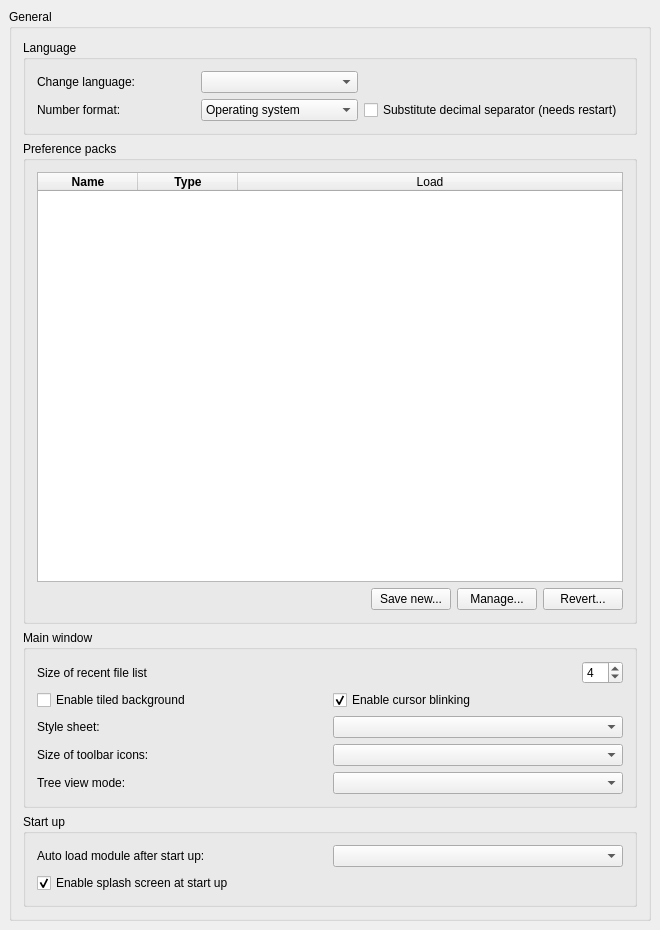
<?xml version="1.0" encoding="UTF-8"?>
<ui version="4.0">
 <class>Gui::Dialog::DlgGeneral</class>
 <widget class="QWidget" name="Gui::Dialog::DlgGeneral">
  <property name="geometry">
   <rect>
    <x>0</x>
    <y>0</y>
    <width>660</width>
    <height>930</height>
   </rect>
  </property>
  <property name="windowTitle">
   <string>General</string>
  </property>
  <layout class="QGridLayout">
   <property name="leftMargin">
    <number>9</number>
   </property>
   <property name="topMargin">
    <number>9</number>
   </property>
   <property name="rightMargin">
    <number>9</number>
   </property>
   <property name="bottomMargin">
    <number>9</number>
   </property>
   <property name="spacing">
    <number>6</number>
   </property>
   <item row="0" column="0">
    <widget class="QGroupBox" name="GroupBox5">
     <property name="title">
      <string>General</string>
     </property>
     <layout class="QVBoxLayout" name="verticalLayout">
      <item>
       <widget class="QGroupBox" name="GroupBox7">
        <property name="title">
         <string>Language</string>
        </property>
        <layout class="QGridLayout">
         <property name="leftMargin">
          <number>11</number>
         </property>
         <property name="topMargin">
          <number>11</number>
         </property>
         <property name="rightMargin">
          <number>11</number>
         </property>
         <property name="bottomMargin">
          <number>11</number>
         </property>
         <property name="spacing">
          <number>6</number>
         </property>
         <item row="0" column="0">
          <widget class="QLabel" name="TextLabel1_4">
           <property name="text">
            <string>Change language:</string>
           </property>
          </widget>
         </item>
         <item row="0" column="1">
          <widget class="QComboBox" name="Languages">
           <property name="toolTip">
            <string>Language of the application's user interface</string>
           </property>
          </widget>
         </item>
         <item row="1" column="0">
          <widget class="QLabel" name="TextLabel1_5">
           <property name="text">
            <string>Number format:</string>
           </property>
          </widget>
         </item>
         <item row="1" column="1">
          <widget class="Gui::PrefComboBox" name="UseLocaleFormatting">
           <property name="prefEntry" stdset="0">
            <cstring>UseLocaleFormatting</cstring>
           </property>
           <property name="prefPath" stdset="0">
            <cstring>General</cstring>
           </property>
           <item>
            <property name="text">
             <string>Operating system</string>
            </property>
           </item>
           <item>
            <property name="text">
             <string>Selected language</string>
            </property>
           </item>
           <item>
            <property name="text">
             <string>C/POSIX</string>
            </property>
           </item>
          </widget>
         </item>
         <item row="1" column="2">
           <widget class="Gui::PrefCheckBox" name="SubstituteDecimal">
            <property name="toolTip">
             <string>If enabled, numerical keypad decimal separator will be substituted with locale separator</string>
            </property>
            <property name="text">
             <string>Substitute decimal separator (needs restart)</string>
            </property>
            <property name="prefEntry" stdset="0">
             <cstring>SubstituteDecimalSeparator</cstring>
            </property>
            <property name="prefPath" stdset="0">
             <cstring>General</cstring>
            </property>
           </widget>
          </item>
         </layout>
       </widget>
      </item>
      <item>
       <widget class="QGroupBox" name="groupBox">
        <property name="title">
         <string>Preference packs</string>
        </property>
        <layout class="QHBoxLayout" name="horizontalLayout">
         <item>
          <layout class="QVBoxLayout" name="verticalLayout_3">
           <item>
            <widget class="QTableWidget" name="PreferencePacks">
             <property name="horizontalScrollBarPolicy">
              <enum>Qt::ScrollBarAlwaysOff</enum>
             </property>
             <property name="sizeAdjustPolicy">
              <enum>QAbstractScrollArea::AdjustToContents</enum>
             </property>
             <property name="editTriggers">
              <set>QAbstractItemView::NoEditTriggers</set>
             </property>
             <property name="showDropIndicator" stdset="0">
              <bool>false</bool>
             </property>
             <property name="dragDropOverwriteMode">
              <bool>false</bool>
             </property>
             <property name="selectionMode">
              <enum>QAbstractItemView::NoSelection</enum>
             </property>
             <property name="selectionBehavior">
              <enum>QAbstractItemView::SelectRows</enum>
             </property>
             <property name="showGrid">
              <bool>false</bool>
             </property>
             <property name="sortingEnabled">
              <bool>true</bool>
             </property>
             <property name="wordWrap">
              <bool>false</bool>
             </property>
             <property name="cornerButtonEnabled">
              <bool>false</bool>
             </property>
             <attribute name="horizontalHeaderVisible">
              <bool>true</bool>
             </attribute>
             <attribute name="horizontalHeaderCascadingSectionResizes">
              <bool>true</bool>
             </attribute>
             <attribute name="horizontalHeaderDefaultSectionSize">
              <number>100</number>
             </attribute>
             <attribute name="horizontalHeaderMinimumSectionSize">
              <number>30</number>
             </attribute>
             <attribute name="horizontalHeaderStretchLastSection">
              <bool>true</bool>
             </attribute>
             <attribute name="verticalHeaderVisible">
              <bool>false</bool>
             </attribute>
             <attribute name="verticalHeaderDefaultSectionSize">
              <number>24</number>
             </attribute>
             <attribute name="verticalHeaderMinimumSectionSize">
              <number>16</number>
             </attribute>
             <column>
              <property name="text">
               <string>Name</string>
              </property>
              <property name="font">
               <font>
                <weight>75</weight>
                <bold>true</bold>
               </font>
              </property>
             </column>
             <column>
              <property name="text">
               <string>Type</string>
              </property>
              <property name="font">
               <font>
                <weight>75</weight>
                <bold>true</bold>
               </font>
              </property>
             </column>
             <column>
              <property name="text">
               <string>Load</string>
              </property>
             </column>
            </widget>
           </item>
           <item>
            <layout class="QHBoxLayout" name="horizontalLayout_2">
             <item>
              <spacer name="horizontalSpacer">
               <property name="orientation">
                <enum>Qt::Horizontal</enum>
               </property>
               <property name="sizeHint" stdset="0">
                <size>
                 <width>40</width>
                 <height>20</height>
                </size>
               </property>
              </spacer>
             </item>
             <item>
              <widget class="QPushButton" name="SaveNewPreferencePack">
               <property name="text">
                <string>Save new...</string>
               </property>
              </widget>
             </item>
             <item>
              <widget class="QPushButton" name="ManagePreferencePacks">
               <property name="sizePolicy">
                <sizepolicy hsizetype="Fixed" vsizetype="Fixed">
                 <horstretch>0</horstretch>
                 <verstretch>0</verstretch>
                </sizepolicy>
               </property>
               <property name="text">
                <string>Manage...</string>
               </property>
              </widget>
             </item>
             <item>
              <widget class="QPushButton" name="RevertToSavedConfig">
               <property name="text">
                <string>Revert...</string>
               </property>
              </widget>
             </item>
            </layout>
           </item>
          </layout>
         </item>
        </layout>
       </widget>
      </item>
      <item>
       <widget class="QGroupBox" name="GroupBox3">
        <property name="title">
         <string>Main window</string>
        </property>
        <layout class="QVBoxLayout">
         <property name="spacing">
          <number>6</number>
         </property>
         <property name="leftMargin">
          <number>11</number>
         </property>
         <property name="topMargin">
          <number>11</number>
         </property>
         <property name="rightMargin">
          <number>11</number>
         </property>
         <property name="bottomMargin">
          <number>11</number>
         </property>
         <item>
          <layout class="QHBoxLayout">
           <property name="spacing">
            <number>6</number>
           </property>
           <property name="leftMargin">
            <number>0</number>
           </property>
           <property name="topMargin">
            <number>0</number>
           </property>
           <property name="rightMargin">
            <number>0</number>
           </property>
           <property name="bottomMargin">
            <number>0</number>
           </property>
           <item>
            <widget class="QLabel" name="recentFileListLabel">
             <property name="text">
              <string>Size of recent file list</string>
             </property>
            </widget>
           </item>
           <item>
            <spacer>
             <property name="orientation">
              <enum>Qt::Horizontal</enum>
             </property>
             <property name="sizeType">
              <enum>QSizePolicy::Expanding</enum>
             </property>
             <property name="sizeHint" stdset="0">
              <size>
               <width>20</width>
               <height>20</height>
              </size>
             </property>
            </spacer>
           </item>
           <item>
            <widget class="Gui::PrefSpinBox" name="RecentFiles">
             <property name="toolTip">
              <string>How many files should be listed in recent files list</string>
             </property>
             <property name="value">
              <number>4</number>
             </property>
             <property name="prefEntry" stdset="0">
              <cstring>RecentFiles</cstring>
             </property>
             <property name="prefPath" stdset="0">
              <cstring>RecentFiles</cstring>
             </property>
            </widget>
           </item>
          </layout>
         </item>
         <item>
          <layout class="QHBoxLayout">
           <property name="spacing">
            <number>6</number>
           </property>
           <property name="leftMargin">
            <number>0</number>
           </property>
           <property name="topMargin">
            <number>0</number>
           </property>
           <property name="rightMargin">
            <number>0</number>
           </property>
           <property name="bottomMargin">
            <number>0</number>
           </property>
           <item>
            <widget class="QCheckBox" name="tiledBackground">
             <property name="toolTip">
              <string>Background of the main window will consist of tiles of a special image.
See the LabRPS Wiki for details about the image.</string>
             </property>
             <property name="text">
              <string>Enable tiled background</string>
             </property>
            </widget>
           </item>
           <item>
            <widget class="Gui::PrefCheckBox" name="EnableCursorBlinking">
             <property name="toolTip">
              <string>The text cursor will be blinking</string>
             </property>
             <property name="text">
              <string>Enable cursor blinking</string>
             </property>
             <property name="checked">
              <bool>true</bool>
             </property>
             <property name="prefEntry" stdset="0">
              <cstring>EnableCursorBlinking</cstring>
             </property>
             <property name="prefPath" stdset="0">
              <cstring>General</cstring>
             </property>
            </widget>
           </item>
          </layout>
         </item>
         <item>
          <layout class="QHBoxLayout">
           <property name="spacing">
            <number>6</number>
           </property>
           <property name="leftMargin">
            <number>0</number>
           </property>
           <property name="topMargin">
            <number>0</number>
           </property>
           <property name="rightMargin">
            <number>0</number>
           </property>
           <property name="bottomMargin">
            <number>0</number>
           </property>
           <item>
            <widget class="QLabel" name="styleSheetLabel">
             <property name="text">
              <string>Style sheet:</string>
             </property>
            </widget>
           </item>
           <item>
            <widget class="QComboBox" name="StyleSheets">
             <property name="toolTip">
              <string>Style sheet how user interface will look like</string>
             </property>
            </widget>
           </item>
          </layout>
         </item>
         <item>
          <layout class="QHBoxLayout">
           <property name="spacing">
            <number>6</number>
           </property>
           <property name="leftMargin">
            <number>0</number>
           </property>
           <property name="topMargin">
            <number>0</number>
           </property>
           <property name="rightMargin">
            <number>0</number>
           </property>
           <property name="bottomMargin">
            <number>0</number>
           </property>
           <item>
            <widget class="QLabel" name="iconSizeLabel">
             <property name="text">
              <string>Size of toolbar icons:</string>
             </property>
            </widget>
           </item>
           <item>
            <widget class="QComboBox" name="toolbarIconSize">
             <property name="toolTip">
              <string>Choose your preference for toolbar icon size. You can adjust
this according to your screen size or personal taste</string>
             </property>
            </widget>
           </item>
          </layout>
         </item>
         <item>
          <layout class="QHBoxLayout">
           <property name="spacing">
            <number>6</number>
           </property>
           <property name="leftMargin">
            <number>0</number>
           </property>
           <property name="topMargin">
            <number>0</number>
           </property>
           <property name="rightMargin">
            <number>0</number>
           </property>
           <property name="bottomMargin">
            <number>0</number>
           </property>
           <item>
            <widget class="QLabel" name="treeModeLabel">
             <property name="text">
              <string>Tree view mode:</string>
             </property>
            </widget>
           </item>
           <item>
            <widget class="QComboBox" name="treeMode">
             <property name="toolTip">
              <string>Customize how tree view is shown in the panel (restart required).

'ComboView': combine tree view and property view into one panel.
'TreeView and PropertyView': split tree view and property view into separate panel.
'Both': keep all three panels, and you can have two sets of tree view and property view.</string>
             </property>
            </widget>
           </item>
          </layout>
         </item>
        </layout>
       </widget>
      </item>
      <item>
       <widget class="QGroupBox" name="GroupBox10">
        <property name="title">
         <string>Start up</string>
        </property>
        <layout class="QGridLayout">
         <property name="leftMargin">
          <number>11</number>
         </property>
         <property name="topMargin">
          <number>11</number>
         </property>
         <property name="rightMargin">
          <number>11</number>
         </property>
         <property name="bottomMargin">
          <number>11</number>
         </property>
         <property name="spacing">
          <number>6</number>
         </property>
         <item row="0" column="0">
          <layout class="QGridLayout">
           <property name="leftMargin">
            <number>0</number>
           </property>
           <property name="topMargin">
            <number>0</number>
           </property>
           <property name="rightMargin">
            <number>0</number>
           </property>
           <property name="bottomMargin">
            <number>0</number>
           </property>
           <property name="spacing">
            <number>6</number>
           </property>
           <item row="0" column="0">
            <widget class="QLabel" name="autoModuleLabel">
             <property name="text">
              <string>Auto load module after start up:</string>
             </property>
            </widget>
           </item>
           <item row="0" column="1">
            <widget class="QComboBox" name="AutoloadModuleCombo">
             <property name="toolTip">
              <string>Choose which workbench will be activated and shown
after LabRPS launches</string>
             </property>
            </widget>
           </item>
          </layout>
         </item>
        <item row="2" column="0">
          <widget class="Gui::PrefCheckBox" name="SplashScreen">
           <property name="toolTip">
            <string>A Splash screen is a small loading window that is shown
when LabRPS is launching. If this option is checked, LabRPS will
display the splash screen</string>
           </property>
           <property name="text">
            <string>Enable splash screen at start up</string>
           </property>
           <property name="checked">
            <bool>true</bool>
           </property>
           <property name="prefEntry" stdset="0">
            <cstring>ShowSplasher</cstring>
           </property>
           <property name="prefPath" stdset="0">
            <cstring>General</cstring>
           </property>
          </widget>
         </item>
         </layout>
       </widget>
      </item>
     </layout>
    </widget>
   </item>
  </layout>
 </widget>
 <layoutdefault spacing="6" margin="11"/>
 <customwidgets>
  <customwidget>
   <class>Gui::PrefSpinBox</class>
   <extends>QSpinBox</extends>
   <header>Gui/PrefWidgets.h</header>
  </customwidget>
  <customwidget>
   <class>Gui::PrefCheckBox</class>
   <extends>QCheckBox</extends>
   <header>Gui/PrefWidgets.h</header>
  </customwidget>
  <customwidget>
   <class>Gui::PrefComboBox</class>
   <extends>QComboBox</extends>
   <header>Gui/PrefWidgets.h</header>
  </customwidget>
 </customwidgets>
 <tabstops>
  <tabstop>Languages</tabstop>
  <tabstop>RecentFiles</tabstop>
  <tabstop>EnableCursorBlinking</tabstop>
  <tabstop>SplashScreen</tabstop>
 </tabstops>
 <resources/>
 <connections/>
</ui>
